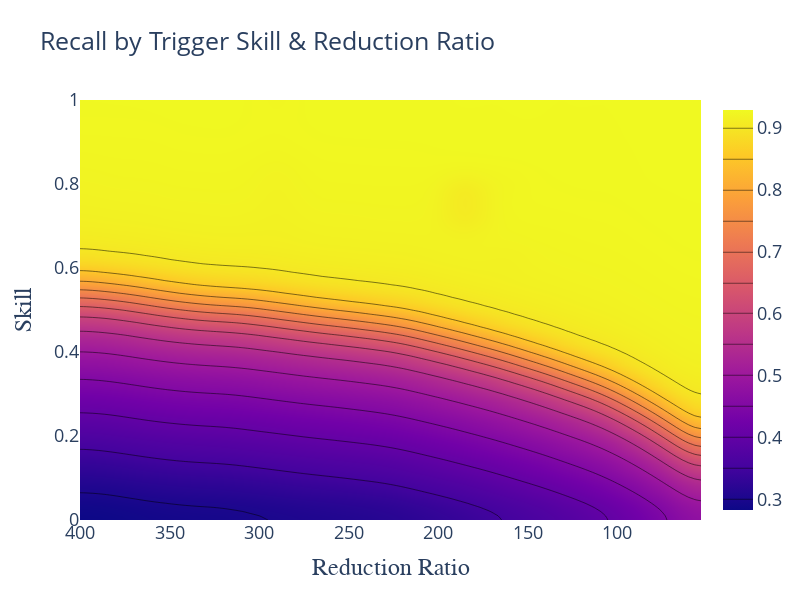

Write notebook code for a chart like this one.
### Code cell
fig = go.Figure(data =
    go.Contour(
        z=smoothed_f1,
        x=l1t_reductions, # horizontal axis
        y=l1t_skills, # vertical axis,
         contours_coloring='heatmap',
    ),
    )
fig.update_layout(width = 800, 
                  height = 600,
                  title = "Recall by Trigger Skill & Reduction Ratio",
                  xaxis=dict(
                        title="Reduction Ratio",
                        titlefont=dict(size=24, family='Arial, bold')  # Bold font for the x-axis title
                    ),
                    yaxis=dict(
                        title="Skill",
                        titlefont=dict(size=24, family='Arial, bold')  # Bold font for the y-axis title
                    ),
                    font = dict(size=18,),)
fig.update_xaxes(autorange="reversed")
fig.show()

### Figure 1 — Plotly figure (JSON) as saved in the notebook; plotly's stock layout.template omitted (floating-point values rounded to 4 significant figures; data arrays with more than 128 entries replaced by an {"elided": "..."} marker saying what was removed)
{"data": [{"contours": {"coloring": "heatmap"}, "type": "contour", "x": [400, 396.5, 393.1, 389.6, 386.1, 382.7, 379.2, 375.7, 372.3, 368.8, 365.3, 361.9, 358.4, 354.9, 351.5, 348.0, 344.5, 341.1, 337.6, 334.1, 330.7, 327.2, 323.7, 320.3, 316.8, 313.3, 309.9, 306.4, 302.9, 299.5, 296.0, 292.5, 289.1, 285.6, 282.1, 278.7, 275.2, 271.7, 268.3, 264.8, 261.3, 257.9, 254.4, 250.9, 247.5, 244.0, 240.5, 237.1, 233.6, 230.1, 226.7, 223.2, 219.7, 216.2, 212.8, 209.3, 205.8, 202.4, 198.9, 195.4, 192.0, 188.5, 185.0, 181.6, 178.1, 174.6, 171.2, 167.7, 164.2, 160.8, 157.3, 153.8, 150.4, 146.9, 143.4, 140.0, 136.5, 133.0, 129.6, 126.1, 122.6, 119.2, 115.7, 112.2, 108.8, 105.3, 101.8, 98.37, 94.9, 91.44, 87.97, 84.5, 81.04, 77.57, 74.1, 70.63, 67.17, 63.7, 60.23, 56.77, 53.3], "y": [0, 0.01, 0.02, 0.03, 0.04, 0.05, 0.06, 0.07, 0.08, 0.09, 0.1, 0.11, 0.12, 0.13, 0.14, 0.15, 0.16, 0.17, 0.18, 0.19, 0.2, 0.21, 0.22, 0.23, 0.24, 0.25, 0.26, 0.27, 0.28, 0.29, 0.3, 0.31, 0.32, 0.33, 0.34, 0.35, 0.36, 0.37, 0.38, 0.39, 0.4, 0.41, 0.42, 0.43, 0.44, 0.45, 0.46, 0.47, 0.48, 0.49, 0.5, 0.51, 0.52, 0.53, 0.54, 0.55, 0.56, 0.57, 0.58, 0.59, 0.6, 0.61, 0.62, 0.63, 0.64, 0.65, 0.66, 0.67, 0.68, 0.69, 0.7, 0.71, 0.72, 0.73, 0.74, 0.75, 0.76, 0.77, 0.78, 0.79, 0.8, 0.81, 0.82, 0.83, 0.84, 0.85, 0.86, 0.87, 0.88, 0.89, 0.9, 0.91, 0.92, 0.93, 0.94, 0.95, 0.96, 0.97, 0.98, 0.99, 1], "z": {"elided": "101x101 float values"}}], "layout": {"font": {"size": 18}, "height": 600, "title": {"text": "Recall by Trigger Skill & Reduction Ratio"}, "width": 800, "xaxis": {"autorange": "reversed", "title": {"font": {"family": "Arial, bold", "size": 24}, "text": "Reduction Ratio"}}, "yaxis": {"title": {"font": {"family": "Arial, bold", "size": 24}, "text": "Skill"}}}}
